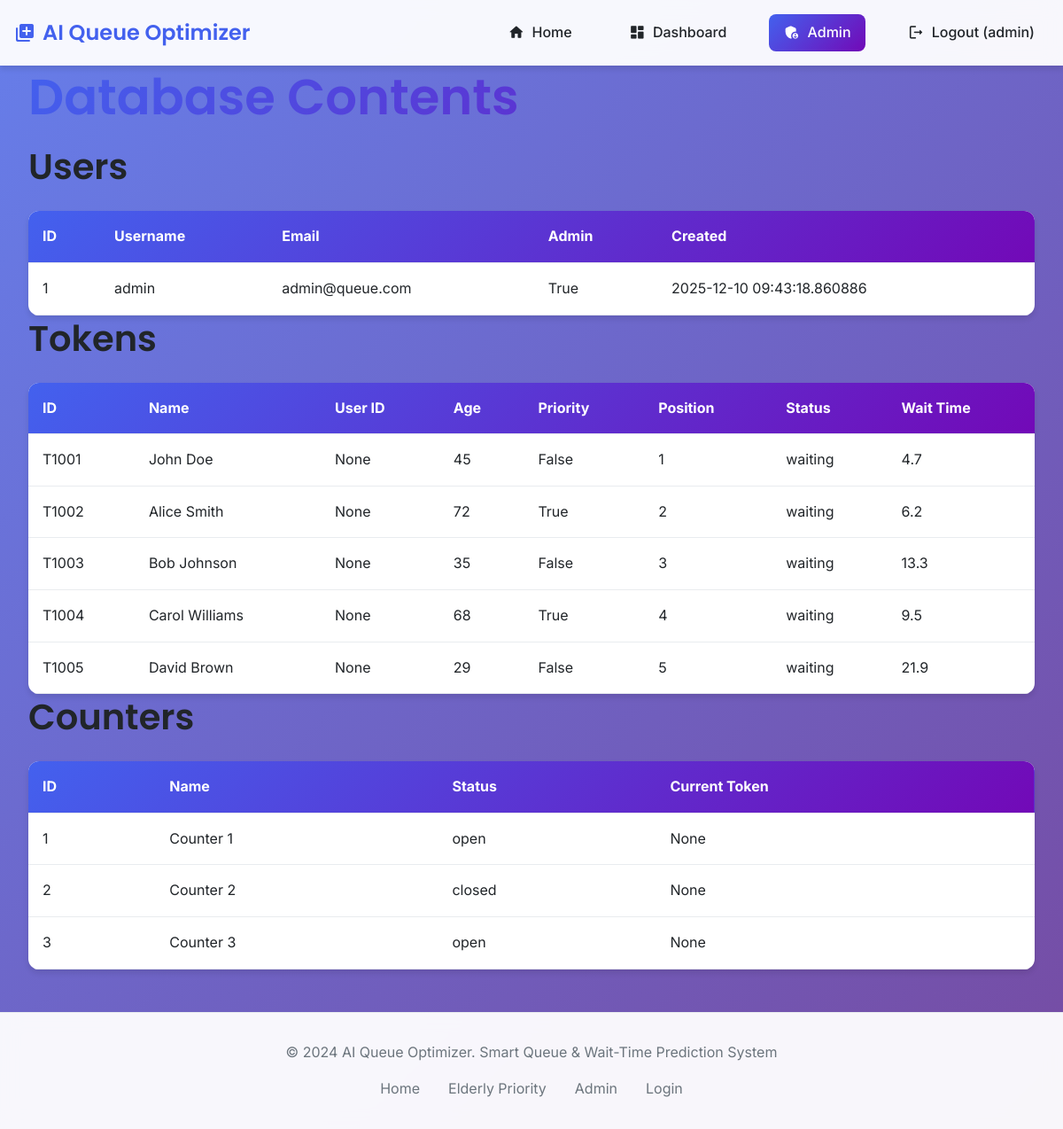
Screenshot of /db-view (signed in) with the database file from the repository.
### app.py (models this page shows, shortened)
class User(db.Model):
    id = db.Column(db.Integer, primary_key=True)
    username = db.Column(db.String(80), unique=True, nullable=False)
    email = db.Column(db.String(120), unique=True, nullable=False)
    password_hash = db.Column(db.String(200), nullable=False)
    is_admin = db.Column(db.Boolean, default=False)
    created_at = db.Column(db.DateTime, default=datetime.datetime.utcnow)

class Token(db.Model):
    id = db.Column(db.String(20), primary_key=True)
    user_id = db.Column(db.Integer, db.ForeignKey('user.id'))
    name = db.Column(db.String(100), nullable=False)
    age = db.Column(db.Integer, default=30)
    priority = db.Column(db.Boolean, default=False)
    status = db.Column(db.String(20), default='waiting')
    position = db.Column(db.Integer)
    estimated_wait = db.Column(db.Float)
    joined_at = db.Column(db.DateTime, default=datetime.datetime.utcnow)
    processed_at = db.Column(db.DateTime, nullable=True)
    counter_id = db.Column(db.Integer, nullable=True)
    user = db.relationship('User', backref=db.backref('tokens', lazy=True))

class Counter(db.Model):
    id = db.Column(db.Integer, primary_key=True)
    name = db.Column(db.String(50), nullable=False)
    status = db.Column(db.String(20), default='open')
    current_token_id = db.Column(db.String(20), nullable=True)

### app.py (the view)
@app.route('/db-view')
@admin_required
def db_view():
    users = User.query.all()
    tokens = Token.query.all()
    counters = Counter.query.all()
    return render_template('db_view.html',
                         users=users,
                         tokens=tokens,
                         counters=counters)

### app.py (called while the page is built)
def admin_required(f):
    @wraps(f)
    def decorated_function(*args, **kwargs):
        if 'user_id' not in session:
            return redirect(url_for('admin_login')) # This is correct, points to the route we are adding back
        user = User.query.get(session['user_id'])
        if not user or not user.is_admin:
            return redirect(url_for('index'))
        return f(*args, **kwargs)
    return decorated_function

### templates/db_view.html (shortened to what this page needs)
{% extends "base.html" %}
{% block content %}
<div class="container">
    <h1>Database Contents</h1>
    <h2>Users</h2>
    <table class="table-container">
        <thead>
            <tr>
                <th>ID</th>
                <th>Username</th>
                <th>Email</th>
                <th>Admin</th>
                <th>Created</th>
            </tr>
        </thead>
        <tbody>
            {% for user in users %}
            <tr>
                <td>{{ user.id }}</td>
                <td>{{ user.username }}</td>
                <td>{{ user.email }}</td>
                <td>{{ user.is_admin }}</td>
                <td>{{ user.created_at }}</td>
            </tr>
            {% endfor %}
        </tbody>
    </table>
    <h2>Tokens</h2>
    <table class="table-container">
        <thead>
            <tr>
                <th>ID</th>
                <th>Name</th>
                <th>User ID</th>
                <th>Age</th>
                <th>Priority</th>
                <th>Position</th>
                <th>Status</th>
                <th>Wait Time</th>
            </tr>
        </thead>
        <tbody>
            {% for token in tokens %}
            <tr>
                <td>{{ token.id }}</td>
                <td>{{ token.name }}</td>
                <td>{{ token.user_id }}</td>
                <td>{{ token.age }}</td>
                <td>{{ token.priority }}</td>
                <td>{{ token.position }}</td>
                <td>{{ token.status }}</td>
                <td>{{ token.estimated_wait }}</td>
            </tr>
            {% endfor %}
        </tbody>
    </table>
    <h2>Counters</h2>
    <table class="table-container">
        <thead>
            <tr>
                <th>ID</th>
                <th>Name</th>
                <th>Status</th>
                <th>Current Token</th>
            </tr>
        </thead>
        <tbody>
            {% for counter in counters %}
            <tr>
                <td>{{ counter.id }}</td>
                <td>{{ counter.name }}</td>
                <td>{{ counter.status }}</td>
                <td>{{ counter.current_token_id }}</td>
            </tr>
            {% endfor %}
        </tbody>
    </table>
</div>
{% endblock %}

### templates/base.html (shortened to what this page needs)
<!DOCTYPE html>
<html lang="en">
<head>
    <link rel="stylesheet" href="{{ url_for('static', filename='css/style.css') }}">
</head>
<body>
    <nav class="navbar">
        <div class="nav-container">
            <a href="{{ url_for('index') }}" class="nav-brand">
                <span class="material-icons-round">queue</span>
                AI Queue Optimizer
            </a>
            <div class="nav-links">
                <a href="{{ url_for('index') }}" class="nav-link">
                    <span class="material-icons-round">home</span>
                    Home
                </a>
                {% if session.user_id %}
                    <a href="{{ url_for('user_dashboard') }}" class="nav-link">
                        <span class="material-icons-round">dashboard</span>
                        Dashboard
                    </a>
                    {% if session.is_admin %}
                    <a href="{{ url_for('admin_dashboard') }}" class="nav-link admin-link">
                        <span class="material-icons-round">admin_panel_settings</span>
                        Admin
                    </a>
                    {% endif %}
                    <a href="{{ url_for('logout') }}" class="nav-link">
                        <span class="material-icons-round">logout</span>
                        Logout ({{ session.username }})
                    </a>
                {% endif %}
            </div>
        </div>
    </nav>
    <main class="container">
        {% block content %}{% endblock %}
    </main>
    <footer class="footer">
        <div class="footer-content">
            <p>© 2024 AI Queue Optimizer. Smart Queue & Wait-Time Prediction System</p>
            <div class="footer-links">
                <a href="{{ url_for('index') }}">Home</a>
                <a href="{{ url_for('elderly_priority') }}">Elderly Priority</a>
                <a href="{{ url_for('admin_dashboard') }}">Admin</a>
                <a href="{{ url_for('login') }}">Login</a>
            </div>
        </div>
    </footer>
</body>
</html>

### static/css/style.css (style rules this page uses)
* { margin: 0; padding: 0; box-sizing: border-box; }
:root { --primary: #4361ee; --primary-dark: #3a56d4; --secondary: #7209b7; --success: #4cc9f0; --warning: #f72585; --danger: #f72585; --info: #4cc9f0; --light: #f8f9fa; --dark: #212529; --gray: #6c757d; --gray-light: #e9ecef; --shadow: 0 4px 6px rgba(0, 0, 0, 0.1); --shadow-lg: 0 10px 25px rgba(0, 0, 0, 0.1); --radius: 12px; --radius-sm: 8px; --transition: all 0.3s ease; }
body { font-family: 'Inter', -apple-system, BlinkMacSystemFont, sans-serif; line-height: 1.6; color: var(--dark); background: linear-gradient(135deg, #667eea 0%, #764ba2 100%); min-height: 100vh; }
main { min-height: calc(100vh - 140px); padding: 2rem 1rem; }
h1, h2, h3, h4, h5, h6 { font-family: 'Poppins', sans-serif; font-weight: 600; line-height: 1.3; }
h1 { font-size: 3.5rem; margin-bottom: 1rem; background: linear-gradient(135deg, #4361ee, #7209b7); -webkit-background-clip: text; background-clip: text; -webkit-text-fill-color: transparent; }
h2 { font-size: 2.5rem; margin-bottom: 1.5rem; }
p { margin-bottom: 1rem; color: var(--gray); }
.container { max-width: 1200px; margin: 0 auto; padding: 0 1rem; }
.navbar { background: rgba(255, 255, 255, 0.95); -webkit-backdrop-filter: blur(10px); backdrop-filter: blur(10px); box-shadow: var(--shadow); position: sticky; top: 0; z-index: 1000; }
.nav-container { max-width: 1200px; margin: 0 auto; padding: 1rem; display: flex; justify-content: space-between; align-items: center; }
.nav-brand { display: flex; align-items: center; gap: 0.5rem; font-family: 'Poppins', sans-serif; font-size: 1.5rem; font-weight: 600; color: var(--primary); text-decoration: none; }
.nav-links { display: flex; gap: 2rem; align-items: center; }
.nav-link { display: flex; align-items: center; gap: 0.5rem; color: var(--dark); text-decoration: none; font-weight: 500; padding: 0.5rem 1rem; border-radius: var(--radius-sm); transition: var(--transition); }
.nav-link .material-icons-round { font-size: 1.2rem; }
.admin-link { background: linear-gradient(135deg, var(--primary), var(--secondary)); color: white !important; }
.table-container { background: white; border-radius: var(--radius); overflow: hidden; box-shadow: var(--shadow); }
table { width: 100%; border-collapse: collapse; }
thead { background: linear-gradient(135deg, var(--primary), var(--secondary)); color: white; }
th, td { padding: 1rem; text-align: left; border-bottom: 1px solid var(--gray-light); }
.footer { background: rgba(255, 255, 255, 0.95); -webkit-backdrop-filter: blur(10px); backdrop-filter: blur(10px); padding: 2rem 1rem; margin-top: 3rem; border-top: 1px solid var(--gray-light); }
.footer-content { max-width: 1200px; margin: 0 auto; text-align: center; }
.footer-links { display: flex; justify-content: center; gap: 2rem; margin-top: 1rem; }
.footer-links a { color: var(--gray); text-decoration: none; transition: var(--transition); }

### rows the page displays
User: username "admin", id "1", email "admin@queue.com", is_admin "True", created_at "2025-12-10 09:43:18.860886"
Token: id "T1001", name "John Doe", user_id "None", age "45", priority "False", position "1", status "waiting", estimated_wait "4.7"
Token: id "T1002", name "Alice Smith", user_id "None", age "72", priority "True", position "2", status "waiting", estimated_wait "6.2"
Token: id "T1003", name "Bob Johnson", user_id "None", age "35", priority "False", position "3", status "waiting", estimated_wait "13.3"
Token: id "T1004", name "Carol Williams", user_id "None", age "68", priority "True", position "4", status "waiting", estimated_wait "9.5"
Token: id "T1005", name "David Brown", user_id "None", age "29", priority "False", position "5", status "waiting", estimated_wait "21.9"
Counter: id "1", name "Counter 1", status "open", current_token_id "None"
Counter: id "2", name "Counter 2", status "closed", current_token_id "None"
Counter: id "3", name "Counter 3", status "open", current_token_id "None"
